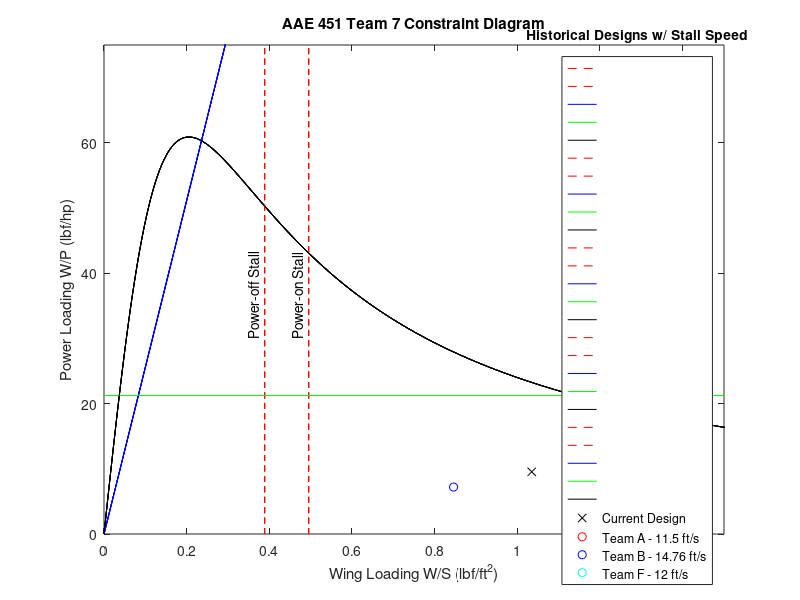

MATLAB code for this plot:
% AAE 451 Team 7
% Written by Cooper LeComp and John Papas Dennerline on 2022 09 09

%% Deliverables/Constants
v_stall = 4.5; % m/s (<15ft/s)
v_stall2 = 8; 
v_cruise = 11; % m/s
p = 1.225; % kg/m^3
np = 0.75; % power eff
gamma = deg2rad(25); % Climb Angle

%% Our design 
cd0 = 0.035* ones(5,1); %[0.015, 0.02, 0.025, 0.03, 0.035]; %[0.015, 0.02, 0.025, 0.03, 0.035];
cl_max = [1.5, 1.5, 1.5, 1.5, 1.5]; % CL max value estimate
l_d_max = [10, 10, 10, 10, 10];

n = 3;
e = 0.8; % span efficiency

%% Designs
% Old design
% max_power = 786.9837; % watts
% weight = 8.031; % lbf
% span = 8; % ft
% chord = 1; % ft
% wing_area = span*chord; % ft^2
% motor_power = max_power*0.00134102; % hp
% 
% wing_load_old = weight/wing_area;
% power_load_old = weight/motor_power;

% New design
max_power = 786.9837; % watts
weight = 10.061; % lbf
span = 100/12; % ft
chord = 14/12; % ft
wing_area = span*chord; % ft^2
motor_power = max_power*0.00134102; % hp

wing_load_new = weight/wing_area;
power_load_new = weight/motor_power;

T = 4; %lbf
AoA_stall = 15; % deg

AR = span/chord;

%% Plotting
MIN_X = 0;
MAX_X = 2;
MAX_Y = 100;

x_cd = linspace(MIN_X,MAX_X,1000); % Wing Loading
y_cl = 0:0.1:MAX_Y; % Power Loading

testcase = length(cd0); % number of test cases
y_cd = zeros(5,length(x_cd));
y_ld = zeros(testcase,length(x_cd));
x_cl = zeros(testcase,length(y_cl));
x_cl_historial = zeros(testcase,length(y_cl));
x_cl3 = zeros(testcase,length(y_cl));
y_3g = zeros(testcase,length(x_cd));
for i = 1:testcase
    % Cruise Speed
    power_inv = 1/(.5 * p * 1.1 * (v_cruise)^3 * cd0(i)) ; % m^2/watt
    power_inv = power_inv*(1/0.00134102)*(3.28084^2); % ft^2/hp
    y_cd(i,:) = x_cd.*power_inv; % lbf/hp (x_cd is in units of lbf/ft^2)

    % Climb Angle
    y_ld(i,:) = x_cd .* 0 + (np / (v_cruise * (1 / (0.866 * l_d_max(i)) + sin(gamma)))); % s/m
    y_ld(i,:) = y_ld(i,:)/3.28084; % s/ft
    y_ld(i,:) = 550*y_ld(i,:); % lbf/hp (550 ft*lbf/s = 1 hp)

    % Stall Speed
    x_cl(i,:) = y_cl .* 0 + (.5 * p * v_stall^2 * cl_max(i)); % N/m^2
    x_cl(i,:) = x_cl(i,:)*0.224809/(3.28084^2); % lbf/ft^2

    x_cl_historial(i,:) = y_cl .* 0 + (.5 * p * v_stall2^2 * cl_max(i)); % N/m^2
    x_cl_historial(i,:) = x_cl_historial(i,:)*0.224809/(3.28084^2); % lbf/ft^2

    % Power-on Stall 
    x_cl3(i,:) = y_cl .* 0 + (.5 * p * v_stall^2 * cl_max(i)); % N/m^2
    x_cl3(i,:) = T/wing_area*sind(AoA_stall)+x_cl3(i,:)*0.224809/(3.28084^2); % lbf/ft^2

    % 3G Turn
    V_turn = v_stall*sqrt(n);
    q = 0.5*p*V_turn^2; % N/m^2
    wing_loading_SI = x_cd*47.880172; % N/m^2

    thrust2weight = q*(cd0(i)./(wing_loading_SI))+n^2/(q*pi*e*AR)*wing_loading_SI; % N/N
    thrust2weight = thrust2weight*V_turn/np; % watts/N
    thrust2weight = thrust2weight*0.00134102/0.224809; % hp/W
    y_3g(i,:) = 1./thrust2weight;
end

%% PLotting
figure(1)
for i = 1:testcase
    plot(x_cl(i,:), y_cl,'--r');
    hold on
    %plot(x_cl_historial(1,:), y_cl,'r');
    hold on
    plot(x_cl3(1,:), y_cl,'--r');
    hold on
    plot(x_cd, y_cd(i,:),'b');
    hold on
    plot(x_cd, y_ld(i,:),'g');
    hold on
    plot(x_cd,y_3g(i,:),'k')
    hold on
end
% plot(wing_load_old,power_load_old,'ko')
% hold on
% text(wing_load_old+0.03,power_load_old,'Previous Design','HorizontalAlignment','left')
hold on 
plot(wing_load_new,power_load_new,'kx')
hold on
%text(wing_load_new+0.02,power_load_new,'Current Design','HorizontalAlignment','left')

%% Our Teams
adjustment = 0.02;
hold on 
plot(9.13/7.75,9.13/1,'ro')
hold on
%text(9.13/7.75+adjustment,9.13/1,'A - 11.5 ft/s','HorizontalAlignment','left')
hold on 
plot(0.8457,7.2,'bo')
hold on
%text(0.8457+adjustment,7.2,'B - 14.76 ft/s','HorizontalAlignment','left')
hold on 
plot(10.49/8.64,10.49/1,'co')
hold on
%text(10.49/8.64+adjustment,10.49/1,'F - 12 ft/s','HorizontalAlignment','left')


hold on
h = text(x_cl(1,1)-0.03, 30,'Power-off Stall');
set(h,'Rotation',90);
% hold on
% s = text(x_cl2(1,1)-0.03, 30,'Historical');
% set(s,'Rotation',90);
hold on
h = text(x_cl3(1,1)-0.03, 30,'Power-on Stall');
set(h,'Rotation',90);

xlabel('Wing Loading W/S (lbf/ft^2)');
ylabel('Power Loading W/P (lbf/hp)');
title('AAE 451 Team 7 Constraint Diagram');
%subtitle("Historical Designs w/ Stall Speed")
%axis([MIN_X MAX_X 0 MAX_Y]);
xlim([0,1.5])
ylim([-inf, 75])

hleg = legend('','','','','','','','','','','','','','','','','','','','','','','','','','Current Design','Team A - 11.5 ft/s','Team B - 14.76 ft/s','Team F - 12 ft/s');
htitle = get(hleg,'Title');
set(htitle,'String',"Historical Designs w/ Stall Speed")


% hleg = legend('','Stall Speed','Cruise Speed','Climb Angle','3G Turn');
% htitle = get(hleg,'Title');
% set(htitle,'String','Constraints')